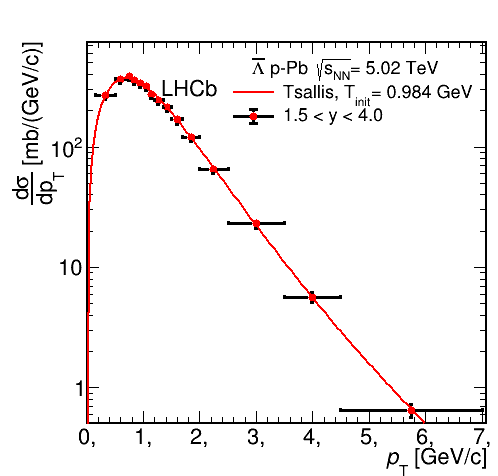

Write Python code to recreate this figure.
import sys, time
from ROOT import TMinuit
import numpy as np
import ROOT
from ROOT import TCanvas, TGraph, TPaveLabel, TLatex
from ROOT import gROOT
import matplotlib.pyplot as plt
import ctypes

DATA = 'LbpPb.txt'
Xleft, DeltaXtime2, Y1, DeltaY1 = np.loadtxt(DATA, unpack=True)
XleftReper, DeltaXtime2Reper, Y1Reper, DeltaY1Reper = np.loadtxt(DATA, unpack=True)

y1 = np.array(Y1)
ey1 = np.array(DeltaY1)
x = (Xleft + DeltaXtime2)/2
ex = (DeltaXtime2 - Xleft)/2

x.sort()

XleftReper = (Xleft + DeltaXtime2)/2
DeltaXtime2Reper = (DeltaXtime2 - Xleft)/2

i = 0
while i <= len(x)-1:
	j = 0
	while j <= len(x)-1:
		if x[i] == XleftReper[j]:
			ex[i] = DeltaXtime2Reper[j]		
			y1[i] = Y1Reper[j]
			ey1[i] =  DeltaY1Reper[j]
			j = j + 1
		else:
			j = j + 1
	i = i + 1
	
nChan = len(x)

#mk = 0.49765 #GeV Ks0
mk = 1.11568 #GeV L, Lbar
nPar = 3
nCHAN = 200
length = 7.5


'''
#Tsallis distr
'''
def Tsallis(pT, par):
	Area, Temper, Q = par[0], par[1], par[2]
	return Area*pT*pow( (1 + (Q-1)*((mk**2 + pT**2)**(0.5) - mk)/Temper) , (-1/(Q-1)) )

#------------------------------------------------------------------------------------------------------1

def FCNchi1(npar, gin, f, par, iflag):
	global valFCN1
	yTheor = np.array([Tsallis(i, par) for i in x]) 
	indPos = y1 > 0
	arrayFCN = (  (y1[indPos] - yTheor[indPos])/ey1[indPos] )**2
	valFCN1 = np.sum(arrayFCN)
	f.value = valFCN1

'''
#MIUNIT
'''
minuit1 = ROOT.TMinuit(5)
minuit1.SetPrintLevel(1)
minuit1.SetFCN(FCNchi1)
errordef = 1.

# Chi square start parameters

minuit1.DefineParameter(0, 'Area', 500, 1e-1, 0., 0.)
minuit1.DefineParameter(1, 'Temper', 0.21, 1e-4, 0., 0.)
minuit1.DefineParameter(2, 'Q', 1.14, 1e-3, 0., 0.)

ierflg = ctypes.c_int(0)
minuit1.mncomd("SET ERR " + str(1), ierflg)
minuit1.mncomd("SET STR 1", ierflg)
minuit1.mncomd("MIGRAD 100000 1e-8", ierflg)

NDF1 = nChan - minuit1.GetNumFreePars()
print("\nChi/NDF = ", valFCN1, '/', NDF1)

valPar1 = ctypes.c_double(0)
errPar1 = ctypes.c_double(0)
	 
parFit1 = np.zeros(5)
parErr1 = np.zeros(5)
	
for i in range(nPar):
	minuit1.GetParameter(i, valPar1, errPar1)
	parFit1[i] = valPar1.value
	parErr1[i] = errPar1.value

X1 = np.linspace(0, length, nCHAN)
dx1 = X1[1] - X1[0]
DeltaX1 = [dx1]*len(X1)
Y_1 = np.array([Tsallis(i, parFit1) for i in X1])
Ynew1 = np.array([Tsallis(i, parFit1)*i**2 for i in X1])

print('\n \n \n \n')

#------------------------------------------------------------------------------------------------------2

'''
#AREAS
'''
def findArea(x, xerr, y): # find an area under histogram
	Area = 0 
	for i in range(len(x)):
		Area = Area + 2*xerr[i]*y[i]
	return Area

#normal areas
A1 = findArea(x, ex, y1)
print('\nnormal areas 1\n',A1)

#normal areas with X
A_1 = findArea(X1, DeltaX1, Y_1)
print('normal areas with X 1\n',A_1)

# pT**2 * f(pT) areas
Anew1 = findArea(X1, DeltaX1, Ynew1)
print('pT**2 * f(pT) areas 1\n',Anew1)

'''
#T init
'''
PT21 = Anew1/A_1
Tinit1 = np.sqrt( (PT21)/2 )
print('<pT**2> 1\n',PT21)
print('T init 1\n',Tinit1)
#print('\n DATA \n',DATA, '\n \n')


#-------------------------------------------------------------------------------------------------------Error

#--------------------------------------------------------------------------------------------------1
'''
#DX
'''
pT = X1
DpT = DeltaX1

A = parFit1[0]
DA = parErr1[0]

Temper = parFit1[1]
DT = parErr1[1]

q = parFit1[2]
Dq = parErr1[2]

#print('\n\npT :', pT, '\n', 'A :', A, '\n','T :', Temper, '\n', 'q :', q, '\n') 
print('\n\nA :', A, '\n','T :', Temper, '\n', 'q :', q) 
print('DpT :', DeltaX1[0], '\n', 'Dq :', parErr1[2], '\n','DT :', parErr1[1], '\n', 'DA :',parErr1[0]) 

def dxdpT(i):
	return  2*DpT[0]*3*pT[i]**2*A*pow( (1 + (q-1)*((mk**2 + pT[i]**2)**(0.5) - mk)/Temper) , (-1/(q-1)) )     +     2*DpT[0]*pT[i]**3*A*(-1/(q-1))*pow( (1 + (q-1)*((mk**2 + pT[i]**2)**(0.5) - mk)/Temper) , (-1/(q-1) - 1) ) * ( (q-1)*(mk**2 + pT[i]**2)**(-0.5)*pT[i]/Temper )
def dxdq(i):
	return 2*DpT[0]*A*pT[i]**3 * ( np.log( 1 + (q-1)*((mk**2 + pT[i]**2)**(0.5) - mk)/Temper ) * pow( (1 + (q-1)*((mk**2 + pT[i]**2)**(0.5) - mk)/Temper) , (-1/(q-1)) ) * (((mk**2+pT[i]**2)**(0.5)-mk)/Temper)   )
def dxdT(i):
	return 2*DpT[0]*A*pT[i]**3 * (-1/(q-1)) * pow( (1 + (q-1)*((mk**2 + pT[i]**2)**(0.5) - mk)/Temper) , (-1/(q-1)-1) ) * ( - (q-1)*((mk**2 + pT[i]**2)**(0.5) - mk)/Temper**2 )
def dxdA(i):
	return 2*DpT[0]*pT[i]**3*pow( (1 + (q-1)*((mk**2 + pT[i]**2)**(0.5) - mk)/Temper) , (-1/(q-1)) )

def DX(i):
	return np.sqrt( dxdpT(i)**2*DpT[i]**2 + dxdq(i)**2*Dq**2 + dxdT(i)**2*DT**2 + dxdA(i)**2*DA**2)

'''
#ONE
'''
ONE = Anew1
N = nCHAN
DONE = 0
for i in range (0,N):
	DONE = DONE + DX(i)
print('Area 1 = ', Anew1, ' +- ', DONE)
#print('\n', 2*DeltaX1[20]*Ynew1[20], ' +- ' , DX(20))

'''
#DY
'''
def dydpT(i):
	return  2*DpT[0]*A*pow( (1 + (q-1)*((mk**2 + pT[i]**2)**(0.5) - mk)/Temper) , (-1/(q-1)) )     +     2*DpT[0]*pT[i]*A*(-1/(q-1))*pow( (1 + (q-1)*((mk**2 + pT[i]**2)**(0.5) - mk)/Temper) , (-1/(q-1) - 1) ) * ( (q-1)*(mk**2 + pT[i]**2)**(-0.5)*pT[i]/Temper )
def dydq(i):
	return 2*DpT[0]*A*pT[i]* ( np.log( 1 + (q-1)*((mk**2 + pT[i]**2)**(0.5) - mk)/Temper ) * pow( (1 + (q-1)*((mk**2 + pT[i]**2)**(0.5) - mk)/Temper) , (-1/(q-1)) ) * (((mk**2+pT[i]**2)**(0.5)-mk)/Temper)   )
def dydT(i):
	return 2*DpT[0]*A*pT[i] * (-1/(q-1)) * pow( (1 + (q-1)*((mk**2 + pT[i]**2)**(0.5) - mk)/Temper) , (-1/(q-1)-1) ) * ( - (q-1)*((mk**2 + pT[i]**2)**(0.5) - mk)/Temper**2 )
def dydA(i):
	return 2*DpT[0]*pT[i]*pow( (1 + (q-1)*((mk**2 + pT[i]**2)**(0.5) - mk)/Temper) , (-1/(q-1)) )

def DY(i):
	return np.sqrt( dydpT(i)**2*DpT[i]**2 + dydq(i)**2*Dq**2 + dydT(i)**2*DT**2 + dydA(i)**2*DA**2)

'''
#TWO
'''
TWO = A_1
DTWO = 0 
for i in range (0,N):
	DTWO = DTWO + DY(i)
print('Area 2 = ', A_1, ' +- ', DTWO)

'''
#D<pT2>
'''
DpT2 = np.sqrt( (1 / TWO)**2 * DONE**2 + (ONE / TWO**2)**2 * DTWO**2 )
print('<pT2> =', PT21,' +- ',  DpT2)

'''
#DTinit
'''
DTinit = DpT2 / np.sqrt( 2* PT21 )
print('Tinit =', Tinit1,' +- ',  DTinit )


#-------------------------------------------------------------------------------------------WRITE TO TXT

f = open("pPbLbFixedRESULTS.txt", "w")
f.write('y range	q	T GeV	Ti GeV	chi/NDF\n')
f.write('1	' + str(q) + '+-' + str(Dq) + '	' +str(Temper) + '+-' + str(DT) + '	' +str(Tinit1) + '+-' + str(DTinit) + '	' +str(valFCN1) +'/'+str(NDF1) +'\n')
f.close()

#---------------------------------------------------------------------------------------------------PLOT
c1 = TCanvas( 'c1', 'A Simple Graph Example',500, 500 )
'''
#PLOT
'''
ROOT.gStyle.SetOptStat(0)
#ROOT.gPad.SetLogy(1)
Plot1 = ROOT.TGraphErrors(nChan, x, y1, ex, ey1)
Plot1.SetMarkerStyle(20)
Plot1.SetMarkerColor(ROOT.kRed)
Plot1.SetMarkerSize(1.1)
Plot1.SetLineWidth(3)
Plot1.GetXaxis().SetTitle('#it{p}_{T} [GeV/c]')
Plot1.GetXaxis().SetTitleSize(0.05)
Plot1.GetXaxis().SetTitleOffset(1.00)
Plot1.GetXaxis().SetLabelSize(0.05)

#Plot1.GetYaxis().SetTitle(' \\frac{\partial \sigma}{ \partial p_{T}} [\\frac{mb}{GeV/c}]')
Plot1.GetYaxis().SetTitle('#frac{d#sigma}{dp_{T}} [mb/(GeV/c)]')
Plot1.GetYaxis().SetTitleSize(0.05)
Plot1.GetYaxis().SetTitleOffset(1.25)
Plot1.GetYaxis().SetLabelSize(0.05)

#Plot1.SetTitle("K_{s}^{0}, LHCb p-p #sqrt{s_{NN}}= 5.02 TeV")
#Plot1.SetTitle("K_{s}^{0} pPb #sqrt{s_{NN}}= 5.02 TeV")

#Plot1.SetTitle("#Lambda, LHCb p-p #sqrt{s_{NN}}= 5.02 TeV")
Plot1.SetTitle(" ")

#Plot1.SetTitle("#bar{#Lambda}, LHCb p-p #sqrt{s_{NN}}= 5.02 TeV")
#Plot1.SetTitle("#bar{#Lambda}, LHCb p-Pb #sqrt{s_{NN}}= 5.02 TeV")

fFit1 = ROOT.TH1F('tsallis1','Data VS Tsallis', nCHAN - 1, X1 - dx1/2.)
fFit1.SetLineColor(ROOT.kRed)
fFit1.SetLineWidth(2)
fFit1.SetLineStyle(1)

for chan in range(nCHAN):
    fFit1.SetBinContent(chan + 1 ,Y_1[chan])
    


Legend = ROOT.TLegend(0.45,0.88,0.93,0.73)
Legend.SetHeader('#bar{#Lambda} p-Pb #sqrt{s_{NN}}= 5.02 TeV', 'C')
Legend.AddEntry(fFit1,'Tsallis, T_{init}= 0.984 GeV', 'l')
Legend.AddEntry(Plot1, '1.5 < y < 4.0', 'lep')
Legend.SetTextAlign(12)
Legend.SetTextSize(0.04)
Legend.SetFillStyle(0)
Legend.SetLineWidth(0)


Legend1 = ROOT.TLegend(0.33,0.87,0.43,0.77)
Legend1.SetHeader('LHCb', 'C')
Legend1.SetTextAlign(12)
Legend1.SetTextSize(0.05)
Legend1.SetFillStyle(0)
Legend1.SetLineWidth(0)
Legend1.SetTextFont(4)



ROOT.gPad.SetLogy(1)
ROOT.gPad.SetTicks(1,1)
ROOT.gPad.RedrawAxis()

Plot1.Draw("AP")
fFit1.Draw("SAME&l")

Legend1.Draw("SAME")
Legend.Draw("SAME")
#Legend2.Draw("SAME")
#labelLHCb.Draw("SAME")


time.sleep(60)
ROOT.gPad.Update()
c1.Update()
